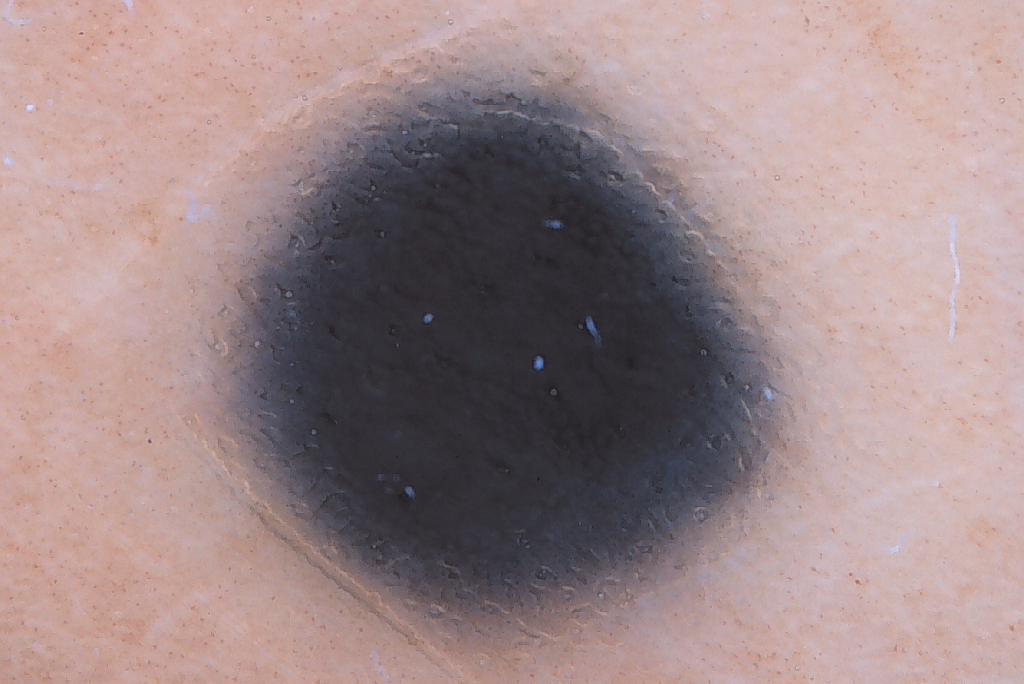
#> input picture Skin melanoma/to process/1d.bmp, 1024 x 684 px, found by its file name; its folder holds only this picture in this run
$ python file.py   (older library calls are emulated)
#> lines starting #> are read from the running program, lines starting #| are printed output that depends on the picture; after the words box and inside, x2 and y2 are one past the last pixel; in counts of white or black regions, pixels touching at a corner belong together
import cv2

import numpy as np
import argparse
import time
import os
import itertools
import math

import numpy as np
import matplotlib.pyplot as plt
import scipy.misc

offset_minus = 50
offset_plus = offset_minus*2

gaussian_blur_kernel = (29,29)
kernel_for_closing = (19, 19)

# Functions
def read_image(path):
	img = cv2.imread(path)
#> img is the input picture: shape (684, 1024, 3); mean B, G, R 136.7, 135.4, 157
	return img

def show_image(text, img):
	cv2.imshow(text, img)
	cv2.waitKey(0)

# [4 lines left out: function show_image_TESTING, not called in this run]

def convert_to_grayscale(img):
	img_gray = cv2.cvtColor(img, cv2.COLOR_BGR2GRAY)
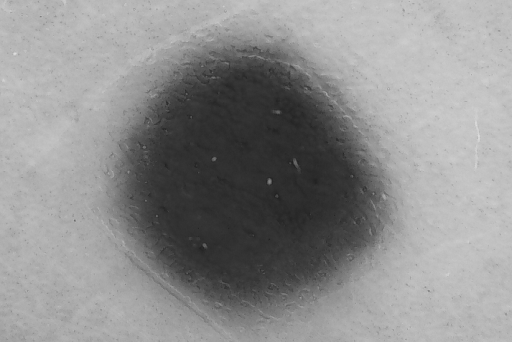
#> img_gray: shape (684, 1024) (shown at 1/2 size); min 30, max 225, mean 142
	return img_gray

def gaussian_blur(img):
	gauss_img = cv2.GaussianBlur(img, gaussian_blur_kernel, cv2.BORDER_DEFAULT)
	return gauss_img

def apply_otsu_threshold(img):
	otsu_threshold, img_thresh = cv2.threshold(img, 0, 255, cv2.THRESH_BINARY_INV + cv2.THRESH_OTSU)
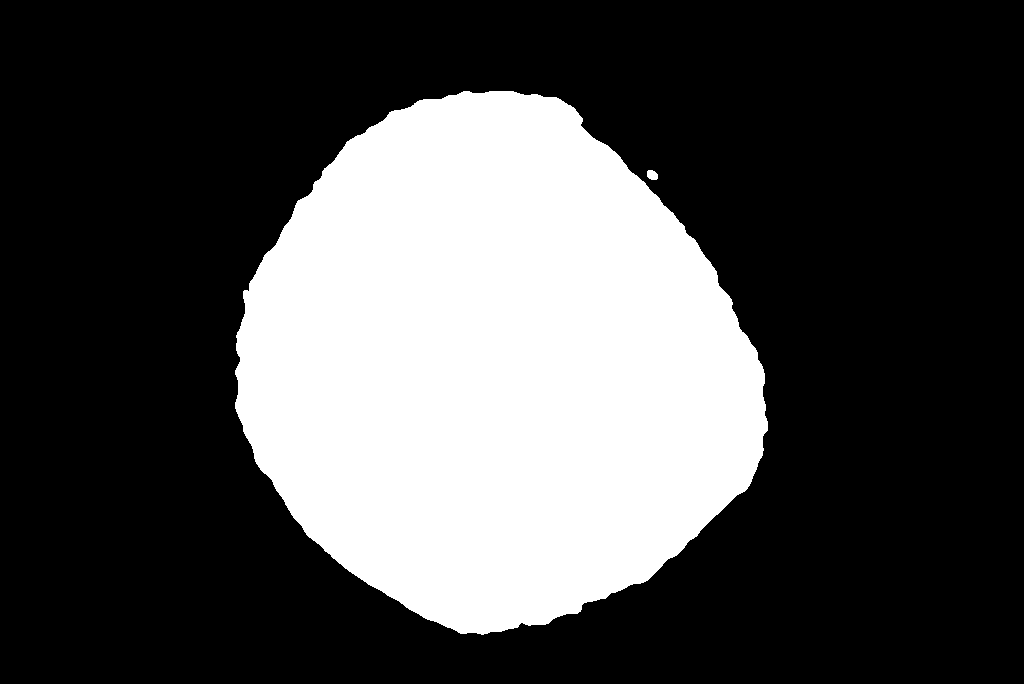
#> img_thresh: shape (684, 1024); 30.1% white; 2 white regions, box (x1, y1, x2, y2) and area: (235, 91, 768, 635) 210888, (647, 170, 658, 180) 90
#> otsu_threshold = 119
	return otsu_threshold, img_thresh

def morph_closing(img):
	kernel = cv2.getStructuringElement(cv2.MORPH_RECT, kernel_for_closing)
	img_closing = cv2.morphologyEx(img, cv2.MORPH_CLOSE, kernel)
	return img_closing

def find_contours(img):
	# cnts, hier = cv2.findContours(img_thresh, cv2.RETR_TREE, cv2.CHAIN_APPROX_SIMPLE)
	cnts, hier = cv2.findContours(img, cv2.RETR_EXTERNAL, cv2.CHAIN_APPROX_NONE)
	return cnts, hier

# [9 lines left out: function x_axis, not called in this run]

def bounding_box(contours, img, original_img):
	max_contour = max(contours, key = cv2.contourArea)
	cv2.drawContours(original_img, max_contour, -1, (0,255,0), 2)
	x,y,w,h = cv2.boundingRect(max_contour)
	rectangle_coordinates = x,y,w,h
	cv2.rectangle(img, (x-offset_minus, y-offset_minus), (x + w + offset_plus, y + h + offset_plus), (0,255,0), 2)

	# x_pixel1, x_pixel2 = x_axis(max_contour)
	# original_img = cv2.line(original_img, x_pixel1[0], x_pixel2[0], (0, 255, 0), 2)

	ROI_img = original_img[y-offset_minus:y-offset_minus+h+offset_plus, x-offset_minus:x-offset_minus+w+offset_plus]
	return ROI_img, max_contour, rectangle_coordinates


dir = 'C:/Users/alepa/Desktop/Inz/Skin melanoma/to process/'
for filename in os.listdir(dir):

	# try:
		# Close all windows from previous loop
		cv2.destroyAllWindows()

		# Read image
		full_path = dir+filename
		img = read_image(full_path)

		# Log
		print("[INFO] Processing " + full_path)

		# Copy image
		original_img = img.copy()

		# Convert image to grayscale
		img_gray = convert_to_grayscale(img)

		# Gaussian Blur - the bigger the kernel is the smoother the threshold is
		gauss_img = gaussian_blur(img_gray)

		# OTSU threshold
		otsu_threshold, img_thresh = apply_otsu_threshold(gauss_img)
#> otsu_threshold = 119

		# MORPHOLOGY
		# Closing - Dilation continued by erosion
		# construct a rectangular kernel form the current size and apply a "closing" operation
		img_closing = morph_closing(img_thresh)

		# Find contours
		contours, hier = find_contours(img_closing)
#> in find_contours, `cnts, hier = cv2.findContours(img, cv2.RETR_EXTERNAL, cv2.CHAIN_APPROX..`: cnts = 1 contour; box (x1, y1, x2, y2) and area: (235, 91, 768, 635) 210677
#> contours has the same summary as cnts in find_contours
		# Obtain bounding box, extract and save ROI
		if len(contours) > 0:
			ROI_img, max_contour, rectangle_coordinates = bounding_box(contours, img_closing, original_img)
#> in bounding_box, `max_contour = max(contours, key = cv2.contourArea)`: max_contour = contour of 1510 points, box (x1, y1, x2, y2) (235, 91, 768, 635), area 210677
#> in bounding_box, `cv2.drawContours(original_img, max_contour, -1, (0,255,0), 2)`:
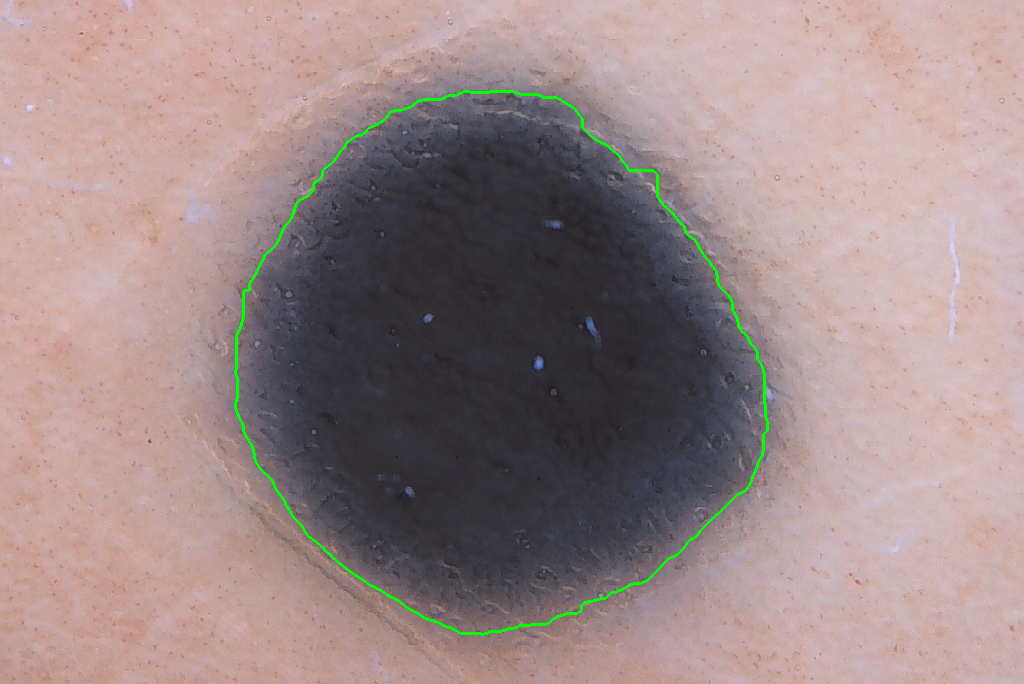
#> original_img: shape (684, 1024, 3); 0.65% of pixels changed, all inside (x1, y1, x2, y2) = (234, 90, 769, 636)
#> in bounding_box, `x,y,w,h = cv2.boundingRect(max_contour)`: x = 235; y = 91; w = 533; h = 544
#> in bounding_box, `rectangle_coordinates = x,y,w,h`: rectangle_coordinates = (235, 91, 533, 544)
#> in bounding_box, `ROI_img = original_img[y-offset_minus:y-offset_minus+h+offset_plus, x-..`:
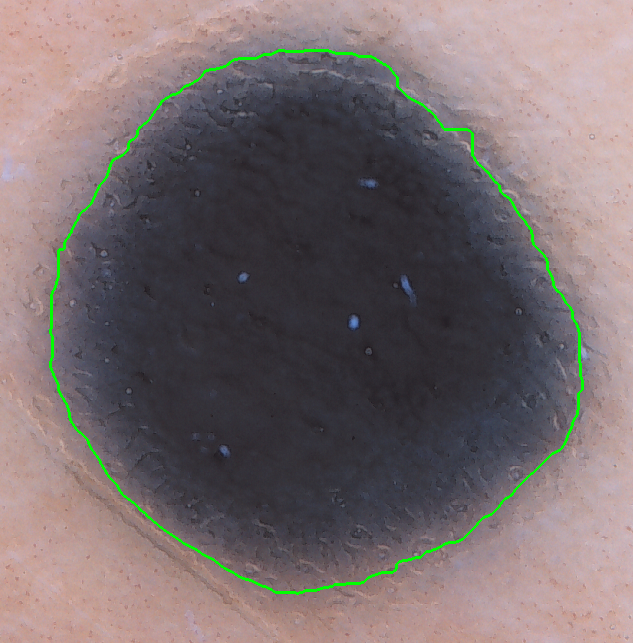
#> ROI_img: shape (643, 633, 3); mean B, G, R 109.7, 108.3, 119.8
#> rectangle_coordinates = (235, 91, 533, 544)
		else:
			print("[INFO] No contours found")

		show_image("ROI image", ROI_img)

		#Erosion
		# for i in range(0, 3):
		# 	eroded = cv2.erode(img_thresh, None, iterations=i+1)
		# 	cv2.imshow("Eroded {} times".format(i+1), eroded)
		# 	cv2.waitKey(0)

		#Dilation
		# for i in range(0, 3):
		# 	dilated = cv2.dilate(img_thresh, None, iterations=i+1)
		# 	cv2.imshow("Dilated {} times".format(i+1), dilated)
		# 	cv2.waitKey(0)

		# exit()

		# # variables for GrabCut algorithm
		# rectangle_coordinates=(x-offset_minus, y-offset_minus, x + w + offset_plus, y + h + offset_plus)
		# fgModel = np.zeros((1, 65), dtype="float")
		# bgModel = np.zeros((1, 65), dtype="float")
		# mask = np.zeros(gauss_img.shape[:2], dtype="uint8")

		# gauss_img_color = cv2.cvtColor(gauss_img, cv2.COLOR_GRAY2BGR)

		# start = time.time()
		# (mask, bgModel, fgModel) = cv2.grabCut(gauss_img_color, mask, rectangle_coordinates, bgModel, fgModel, iterCount=5, mode=cv2.GC_INIT_WITH_RECT)
		# end = time.time()
		# print("[INFO] applying GrabCut took {:.2f} seconds".format(end - start) + " for " + full_path)

		# values = (
		# 	("Definite Background", cv2.GC_BGD),
		# 	("Probable Background", cv2.GC_PR_BGD),
		# 	("Definite Foreground", cv2.GC_FGD),
		# 	("Probable Foreground", cv2.GC_PR_FGD),
		# )
		# # loop over the possible GrabCut mask values
		# for (name, value) in values:
		# 	# construct a mask that for the current value
		# 	# print("[INFO] showing mask for '{}'".format(name))
		# 	valueMask = (mask == value).astype("uint8") * 255
		# 	# # display the mask so we can visualize it
		# 	# cv2.imshow(name, valueMask)
		# 	# cv2.waitKey(0)

		# # we'll set all definite background and probable background pixels
		# # to 0 while definite foreground and probable foreground pixels are
		# # set to 1
		# outputMask = np.where((mask == cv2.GC_BGD) | (mask == cv2.GC_PR_BGD), 0, 1)
		# # scale the mask from the range [0, 1] to [0, 255]
		# outputMask = (outputMask * 255).astype("uint8")
		# # apply a bitwise AND to the image using our mask generated by
		# # GrabCut to generate our final output image
		# output = cv2.bitwise_and(gauss_img, gauss_img, mask=outputMask)
		# output = output[y - offset_minus : y - offset_minus + h + offset_plus, x - offset_minus : x - offset_minus + w + offset_plus]


		# # show the input image followed by the mask and output generated by
		# # GrabCut and bitwise masking
		# # cv2.imshow("Input", gauss_img)
		# # cv2.imshow("GrabCut Mask", outputMask)
		# cv2.imshow("GrabCut Output", output)
		# cv2.waitKey(0)


		# # Save ROI image
		# cv2.imwrite('test.jpg', ROI)
		# cv2.imwrite('out_melanoma.jpg', output)

		#Log
		print("[INFO] File " + full_path + " processed successfully...\n")
	# except:
	# 	print("[ERROR] Something went wrong for "+full_path)

$ run again, on Skin melanoma/to process/6605d.bmp
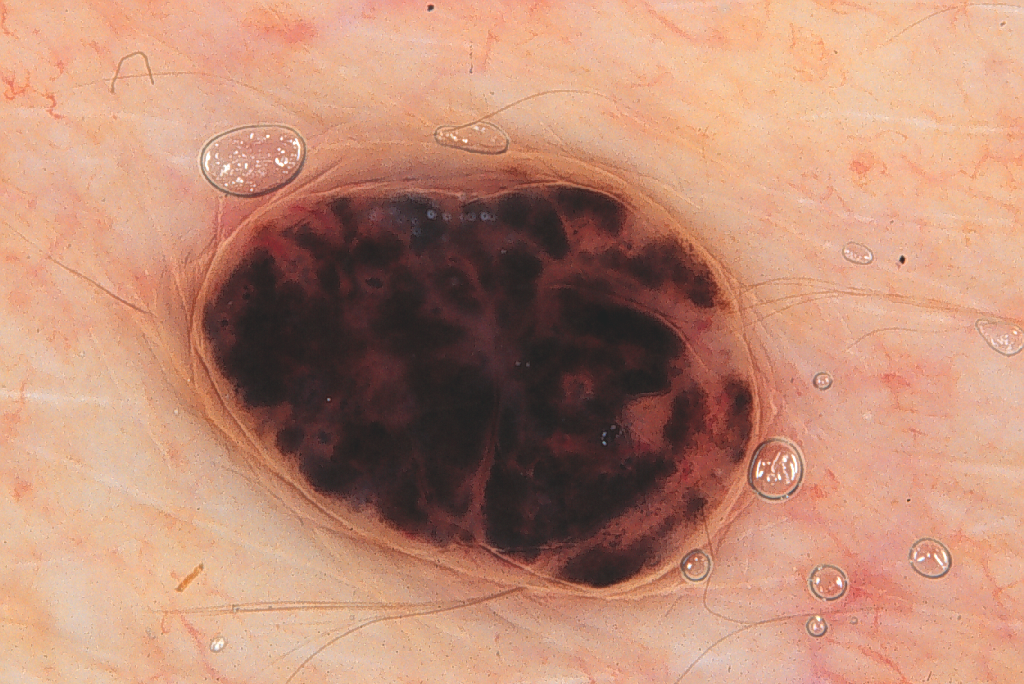
#> input picture Skin melanoma/to process/6605d.bmp, 1024 x 684 px, found by its file name
#> in read_image, img is the input picture: shape (684, 1024, 3); mean B, G, R 117.1, 139.5, 189.4
#> in apply_otsu_threshold, `otsu_threshold, img_thresh = cv2.threshold(img, 0, 255, cv2.THRESH_BIN..`:
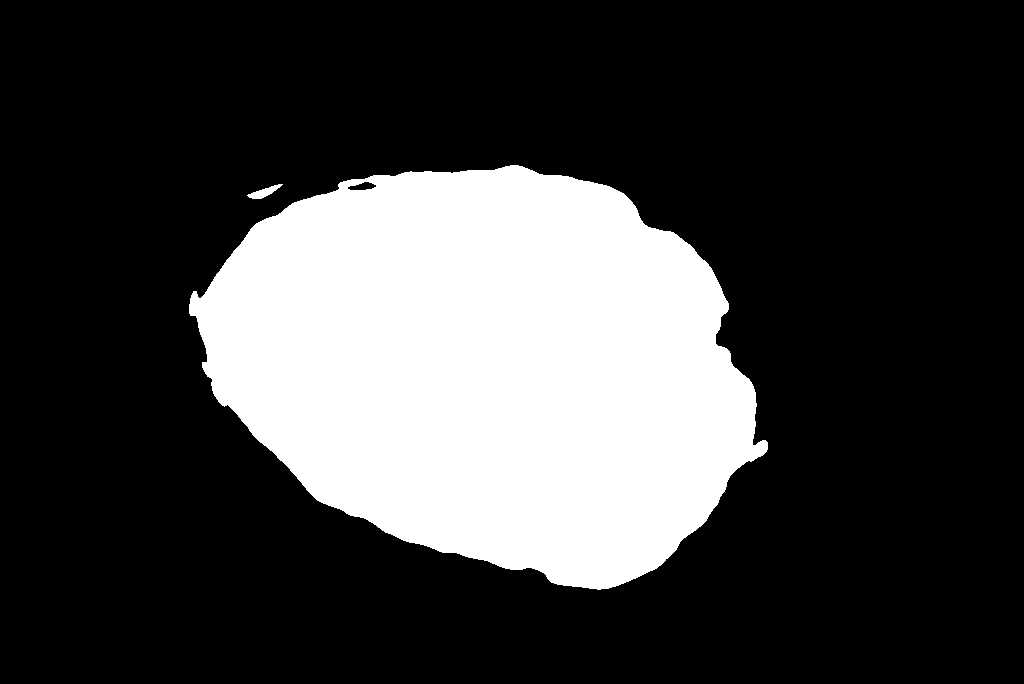
#> img_thresh: shape (684, 1024); 24.9% white; 2 white regions, box (x1, y1, x2, y2) and area: (189, 165, 768, 590) 174347, (247, 184, 283, 199) 224
#> in apply_otsu_threshold, `otsu_threshold, img_thresh = cv2.threshold(img, 0, 255, cv2.THRESH_BIN..`: otsu_threshold = 120
#> img_closing: shape (684, 1024); 25% white; 1 white region
#> cnts = 1 contour; box (x1, y1, x2, y2) and area: (189, 165, 768, 590) 174622
#> contours has the same summary as cnts in find_contours
#> in bounding_box, `max_contour = max(contours, key = cv2.contourArea)`: max_contour = contour of 1535 points, box (x1, y1, x2, y2) (189, 165, 768, 590), area 174622
#> original_img: shape (684, 1024, 3); 0.66% of pixels changed, all inside (x1, y1, x2, y2) = (188, 164, 769, 591)
#> x = 189; y = 165; w = 579; h = 425
#> in bounding_box, `rectangle_coordinates = x,y,w,h`: rectangle_coordinates = (189, 165, 579, 425)
#> in bounding_box, `ROI_img = original_img[y-offset_minus:y-offset_minus+h+offset_plus, x-..`:
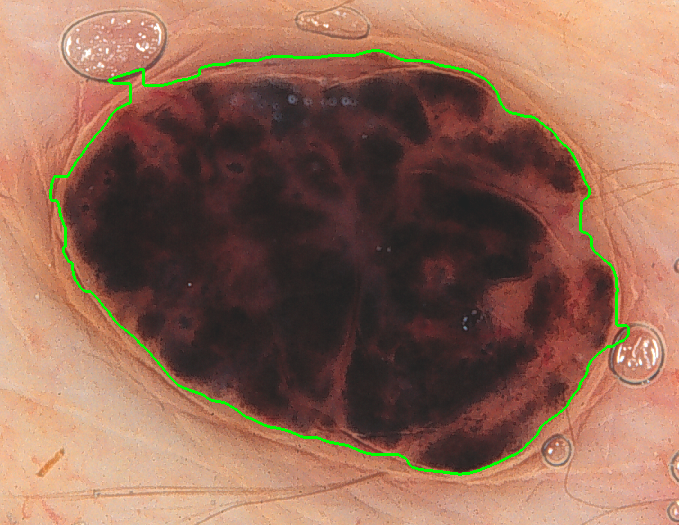
#> ROI_img: shape (525, 679, 3); mean B, G, R 86.5, 105.1, 145.1

$ run again, on Skin melanoma/to process/6612d.bmp
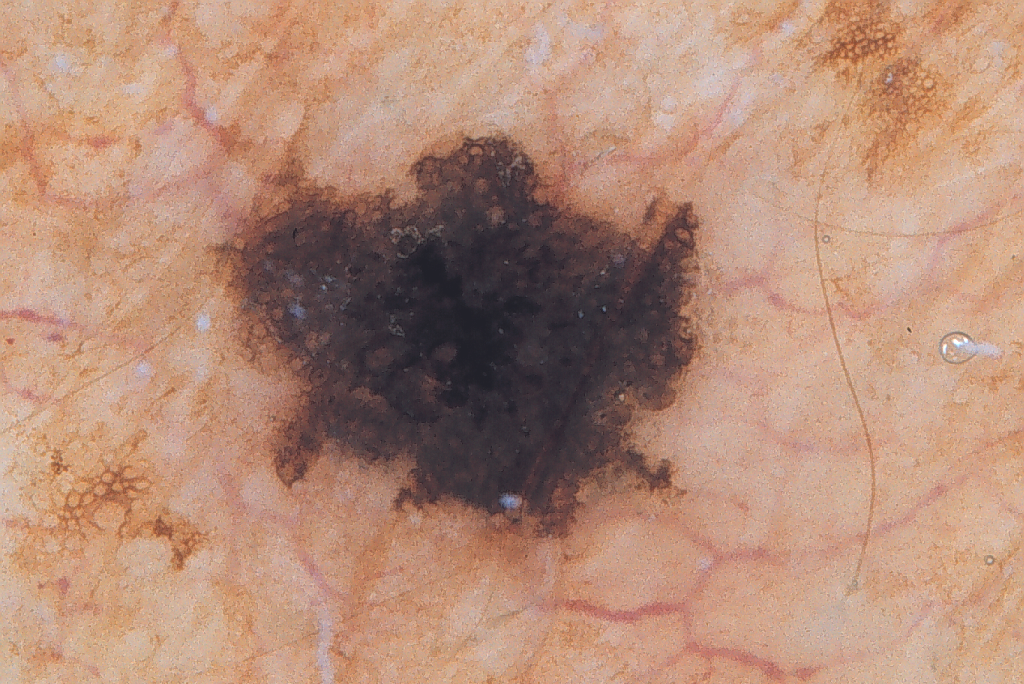
#> input picture Skin melanoma/to process/6612d.bmp, 1024 x 684 px, found by its file name
#> in read_image, img is the input picture: shape (684, 1024, 3); mean B, G, R 119.4, 139.7, 179.6
#> in apply_otsu_threshold, `otsu_threshold, img_thresh = cv2.threshold(img, 0, 255, cv2.THRESH_BIN..`:
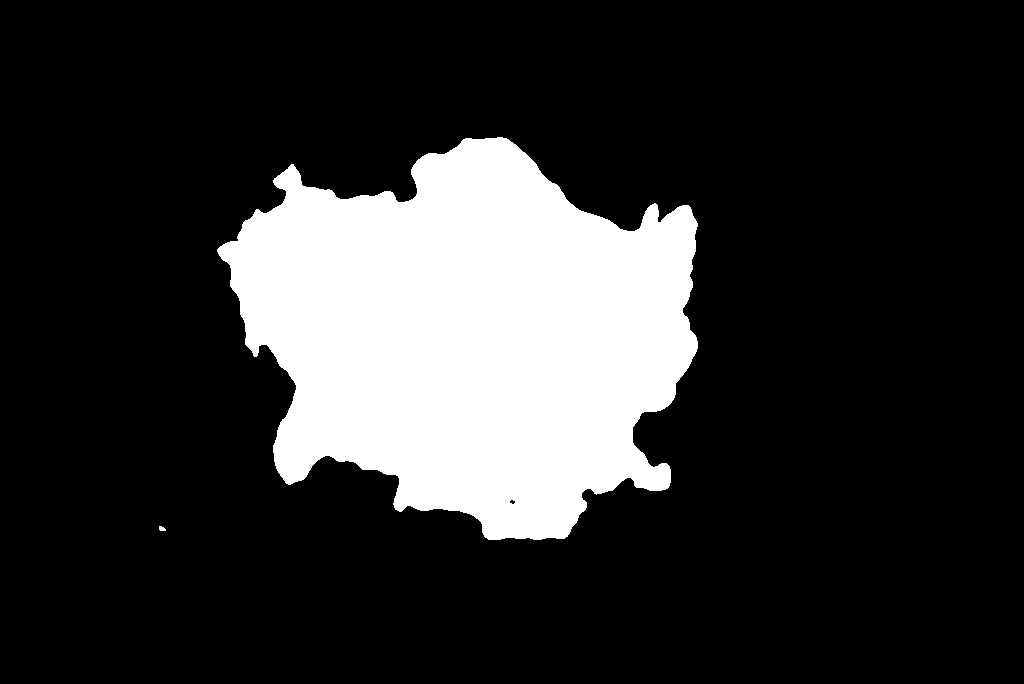
#> img_thresh: shape (684, 1024); 18.8% white; 2 white regions, box (x1, y1, x2, y2) and area: (217, 137, 698, 540) 131719, (159, 526, 166, 531) 27
#> in apply_otsu_threshold, `otsu_threshold, img_thresh = cv2.threshold(img, 0, 255, cv2.THRESH_BIN..`: otsu_threshold = 117
#> img_closing: shape (684, 1024); 19% white; 2 white regions
#> cnts = 2 contours, 1 with area under 20; largest, box (x1, y1, x2, y2) and area: (217, 137, 698, 540) 132234
#> contours has the same summary as cnts in find_contours
#> in bounding_box, `max_contour = max(contours, key = cv2.contourArea)`: max_contour = contour of 1617 points, box (x1, y1, x2, y2) (217, 137, 698, 540), area 132234
#> original_img: shape (684, 1024, 3); 0.69% of pixels changed, all inside (x1, y1, x2, y2) = (216, 136, 699, 541)
#> x = 217; y = 137; w = 481; h = 403
#> in bounding_box, `rectangle_coordinates = x,y,w,h`: rectangle_coordinates = (217, 137, 481, 403)
#> in bounding_box, `ROI_img = original_img[y-offset_minus:y-offset_minus+h+offset_plus, x-..`:
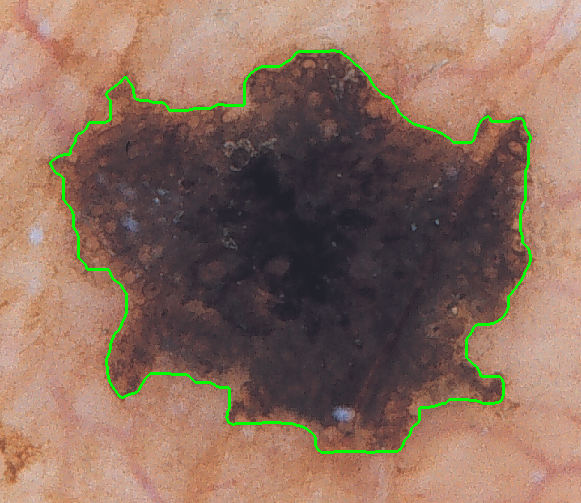
#> ROI_img: shape (503, 581, 3); mean B, G, R 95.1, 110.4, 139.6
